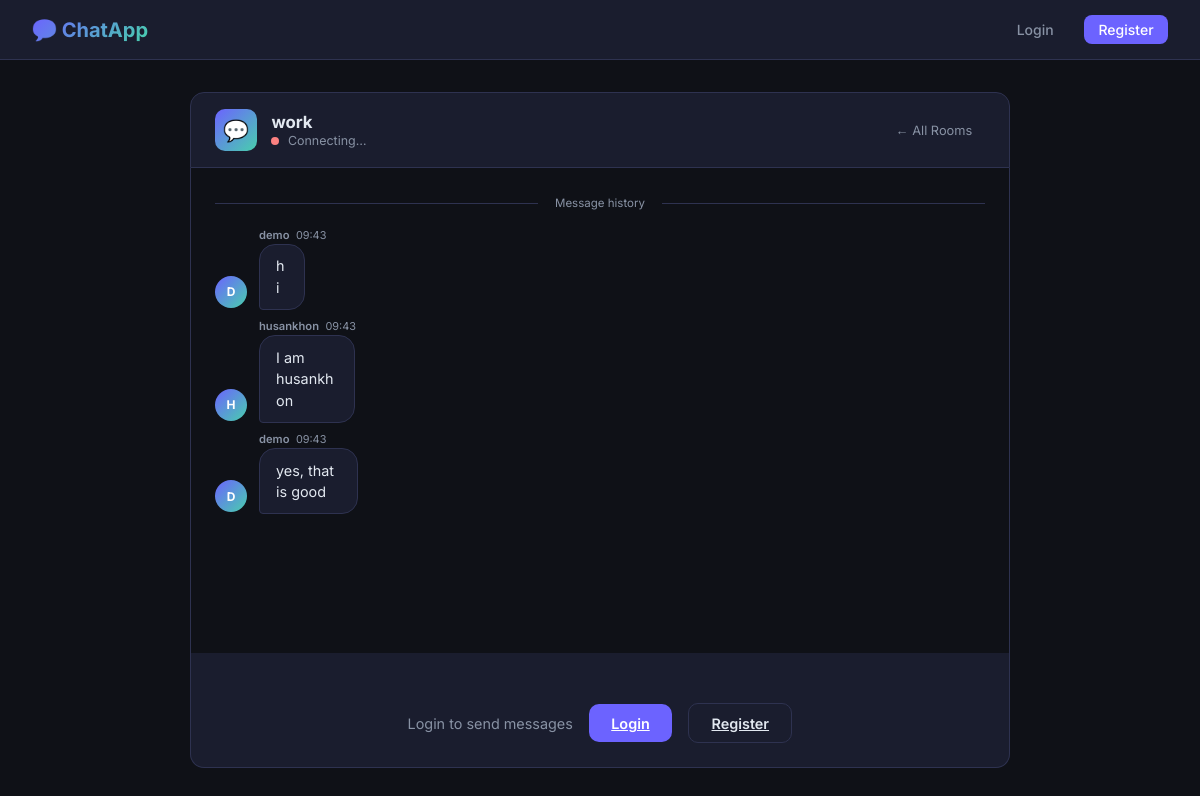
Page /rooms/work/ on the committed database.
### myapp/models.py (models this page shows, shortened)
class ChatRoom(models.Model):
    name = models.CharField(max_length=100)
    slug = models.SlugField(unique=True)

class ChatMessage(models.Model):
    user = models.ForeignKey(User, on_delete=models.CASCADE)
    message = models.TextField()
    room = models.ForeignKey(ChatRoom, on_delete=models.CASCADE)
    date = models.DateTimeField(auto_now_add=True)
    class Meta:
        ordering = ['date']

### myapp/views.py (the view)
# urls.py: path('<str:slug>/', views.chatroom, name='chatroom'),
def chatroom(request, slug):
    room = get_object_or_404(ChatRoom, slug=slug)
    messages = ChatMessage.objects.filter(room=room).select_related('user')[:50]
    return render(request, 'myapp/room.html', {
        'room': room,
        'messages': messages,
    })

### myapp/templates/myapp/room.html (shortened to what this page needs)
{% extends 'myapp/base.html' %}
{% load tz %}
{% block content %}
<div class="chat-layout">
    <div class="chat-header">
        <div class="chat-header-left">
            <div class="room-avatar">💬</div>
            <div class="room-info">
                <div class="room-title">{{ room.name }}</div>
                <div class="room-sub">
                    <span class="status-dot" id="ws-dot" style="background:#fc8181;"></span>
                    <span id="ws-status">Connecting…</span>
                </div>
            </div>
        </div>
        <a href="{% url 'index' %}" class="back-link">← All Rooms</a>
    </div>
    <div class="chat-messages" id="chat-messages">
        <div class="day-divider">Message history</div>
        {% for msg in messages %}
        <div class="msg-wrap {% if msg.user == request.user %}own{% endif %}" id="msg-{{ msg.pk }}">
            <div class="msg-avatar">{{ msg.user.username|first|upper }}</div>
            <div>
                <div class="msg-meta">
                    <span class="msg-username">{{ msg.user.username }}</span>
                    <span class="msg-time">{{ msg.date|localtime|date:"H:i" }}</span>
                </div>
                <div class="msg-bubble">{{ msg.message }}</div>
            </div>
        </div>
        {% empty %}
        <div style="text-align:center;color:var(--muted);font-size:.9rem;margin:auto;">
            🎉 No messages yet. Be the first to say hello!
        </div>
        {% endfor %}
    </div>
    <div class="chat-input-area">
        <div class="typing-row">
        </div>
        {% if user.is_authenticated %}
        <div class="input-row">
            <textarea
                id="message-input"
                placeholder="Type a message… (Enter to send)"
                rows="1"
                autocomplete="off"
            ></textarea>
            <button id="send-button" title="Send" disabled>&#9658;</button>
        </div>
        {% else %}
        <div class="login-wall">
            <p>Login to send messages</p>
            <a href="{% url 'login' %}?next={{ request.path }}" class="btn btn-primary">Login</a>
            <a href="{% url 'register' %}" class="btn btn-outline">Register</a>
        </div>
        {% endif %}
    </div>
</div>
{% endblock %}

### myapp/templates/myapp/base.html (shortened to what this page needs)
<!DOCTYPE html>
<html lang="en">
<head>
</head>
<body>
    <nav>
        <a class="nav-brand" href="{% url 'index' %}">💬 ChatApp</a>
        <div class="nav-links">
            {% if user.is_authenticated %}
                <span style="color:var(--muted); font-size:.85rem;">👤 {{ user.username }}</span>
                <form method="post" action="{% url 'logout' %}" style="display:inline;">
                    {% csrf_token %}
                    <button type="submit">Logout</button>
                </form>
            {% else %}
                <a href="{% url 'login' %}">Login</a>
                <a href="{% url 'register' %}" class="btn-accent">Register</a>
            {% endif %}
        </div>
    </nav>
    <main>
        <div class="container">
            {% block content %}{% endblock %}
        </div>
    </main>
</body>
</html>

### myapp/templates/myapp/base.html (style rules this page uses)
*, *::before, *::after { box-sizing: border-box; margin: 0; padding: 0; }
:root { --bg: #0f1117; --surface: #1a1d2e; --surface2: #242740; --border: #2e3250; --accent: #6c63ff; --accent2: #48cfad; --text: #e2e8f0; --muted: #8892a4; --danger: #fc8181; --radius: 14px; --shadow: 0 8px 32px rgba(0,0,0,.45); }
body { font-family: 'Inter', sans-serif; background: var(--bg); color: var(--text); min-height: 100vh; display: flex; flex-direction: column; }
nav { background: var(--surface); border-bottom: 1px solid var(--border); padding: 0 2rem; height: 60px; display: flex; align-items: center; justify-content: space-between; position: sticky; top: 0; z-index: 100; backdrop-filter: blur(10px); }
.nav-brand { font-size: 1.25rem; font-weight: 700; background: linear-gradient(135deg, var(--accent), var(--accent2)); -webkit-background-clip: text; -webkit-text-fill-color: transparent; background-clip: text; text-decoration: none; }
.nav-links { display: flex; align-items: center; gap: 1rem; }
.nav-links a, .nav-links button { font-family: inherit; font-size: .875rem; font-weight: 500; color: var(--muted); text-decoration: none; background: none; border: none; cursor: pointer; padding: .4rem .9rem; border-radius: 8px; transition: color .2s, background .2s; }
.nav-links .btn-accent { background: var(--accent); color: #fff; }
main { flex: 1; padding: 2rem 1rem; }
.container { max-width: 900px; margin: 0 auto; }
.btn { display: inline-flex; align-items: center; gap: .5rem; padding: .65rem 1.4rem; border-radius: 10px; font-family: inherit; font-size: .9rem; font-weight: 600; cursor: pointer; border: none; transition: transform .15s, box-shadow .15s, background .2s; }
.btn-primary { background: var(--accent); color: #fff; }
.btn-outline { background: transparent; border: 1.5px solid var(--border); color: var(--text); }

### rows in the picture
ChatRoom: name "work"
ChatMessage: user.username|first "D", user.username "demo", date "09:43", message "hi"
ChatMessage: user.username|first "H", user.username "husankhon", date "09:43", message "I am husankhon"
ChatMessage: user.username|first "D", user.username "demo", date "09:43", message "yes, that is good"
